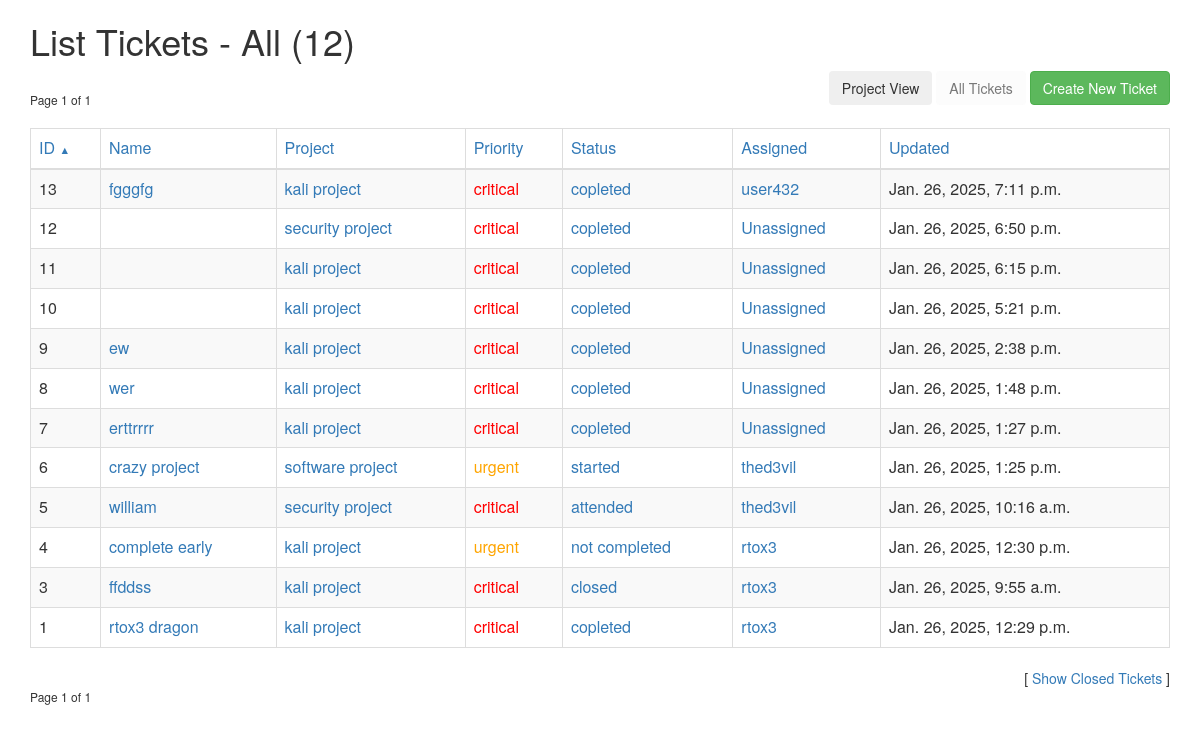
/tickets/ (signed in), run on an earlier commit of the app's database.
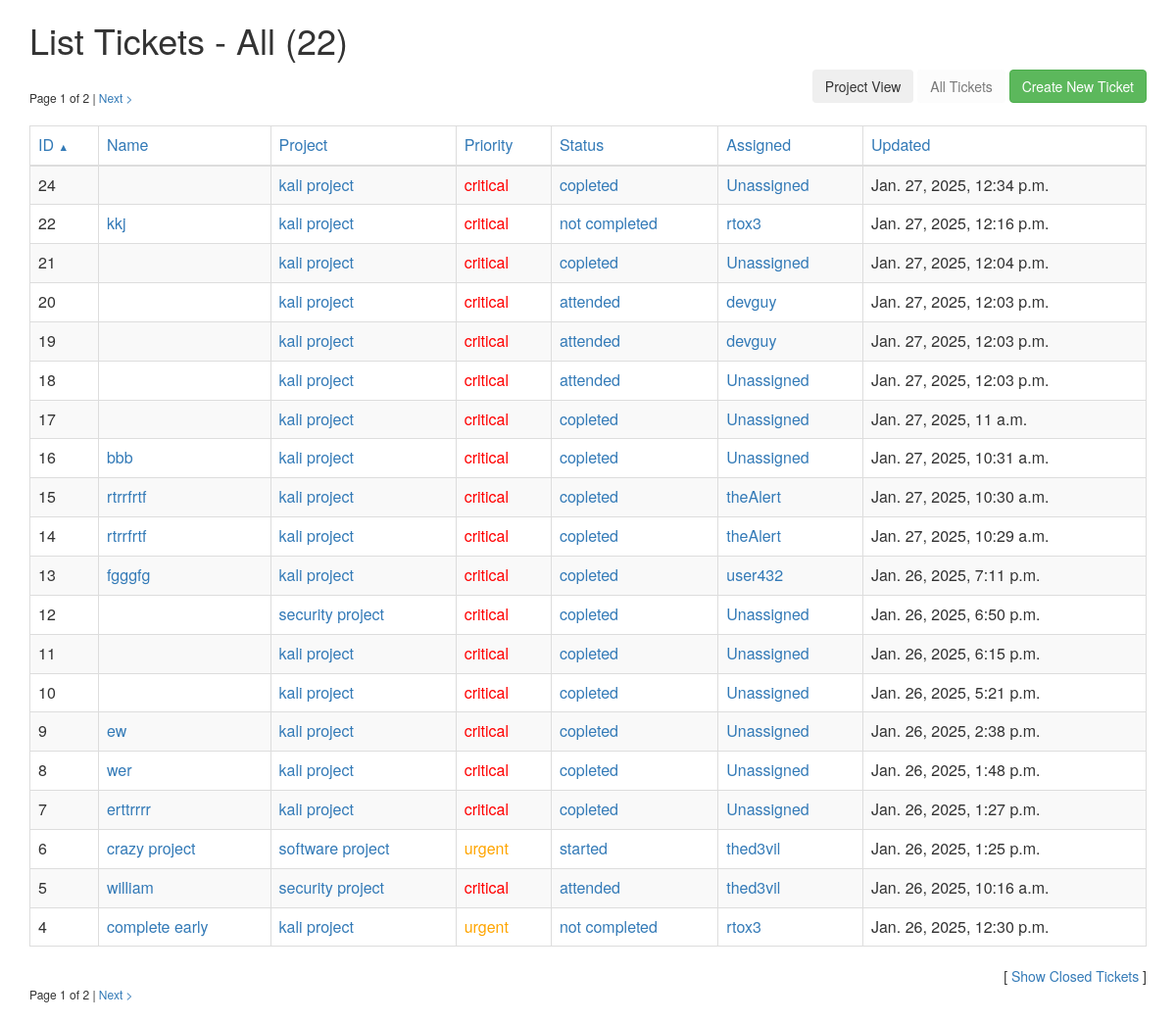
And on a later commit of the database.
### simpleticket/models.py (models this page shows, shortened)
class Ticket(models.Model):
    project = models.ForeignKey(Project, null=True, on_delete=models.CASCADE)
    name = models.CharField(max_length=28)
    desc = models.TextField()
    priority = models.ForeignKey(Priority, on_delete=models.CASCADE)
    status = models.ForeignKey(Status, on_delete=models.CASCADE)  # Use ForeignKey to Status
    creation_time = models.DateTimeField()
    update_time = models.DateTimeField()
    created_by = models.ForeignKey(
        settings.AUTH_USER_MODEL, null=True, related_name='tickets_created', on_delete=models.CASCADE
    )
    assigned_to = models.ForeignKey(
        settings.AUTH_USER_MODEL, null=True, related_name='tickets_assigned', on_delete=models.CASCADE
    )
    time_logged = models.FloatField(default=0)
    class Meta:
        permissions = [
            ('can_view_status', 'Can view ticket status'),
            ('can_change_status', 'Can change ticket status'),
            ('assign_ticket', 'Can assign tickets'),
        ]

class Project(models.Model):
    name = models.CharField(max_length=32)
    is_default = models.BooleanField(default=False)

class Priority(models.Model):
    name = models.CharField(max_length=32)
    value = models.IntegerField()
    is_default = models.BooleanField(default=False)
    display_color = models.TextField(max_length=16, default="#000000")

class Status(models.Model):
    name = models.CharField(max_length=32)
    is_default = models.BooleanField(default=False)
    hide_by_default = models.BooleanField(default=False)
    def __str__(self):
        return self.name

### simpleticket/views.py (the view)
# urls.py: path('', views.view_all, name='view_all'),
@login_required
def view_all(request):
    assigned_filter = request.GET.get("assigned_to")
    created_filter = request.GET.get("created_by")
    priority_filter = request.GET.get("priority")
    status_filter = request.GET.get("status")
    project_filter = request.GET.get("project")
    closed_filter = request.GET.get("show_closed")
    sort_setting = request.GET.get("sort")
    order_setting = request.GET.get("order")
    if not sort_setting:
        sort_setting = "id"
    if not order_setting:
        order_setting = "dsc"
    args = {}
    if assigned_filter and assigned_filter != 'unassigned':
        args['assigned_to'] = assigned_filter
    if assigned_filter and assigned_filter == 'unassigned':
        args['assigned_to__exact'] = None
    if created_filter:
        args['created_by'] = created_filter
    if priority_filter:
        args['priority'] = priority_filter
    if status_filter:
        args['status'] = status_filter
    if project_filter:
        args['project'] = project_filter
    tickets = Ticket.objects.filter(**args)
    if not closed_filter or closed_filter.lower() != "true":
        tickets = tickets.exclude(status__hide_by_default=True)
    sort_filter = sort_setting
    if sort_filter == 'assigned':
        sort_filter = 'assigned_to'
    if sort_filter == 'updated':
        sort_filter = 'update_time'
    if order_setting == 'dsc':
        sort_filter = '-' + sort_filter
    tickets = tickets.order_by(sort_filter)
    try:
        filterArray = []
        if assigned_filter and assigned_filter != 'unassigned':
            assigned = User.objects.get(pk=assigned_filter)
            filterArray.append("Assigned to: " + assigned.username)
        if assigned_filter and assigned_filter == 'unassigned':
            filterArray.append("Assigned to: Unassigned")
        if created_filter:
            created = User.objects.get(pk=created_filter)
            filterArray.append("Assigned to: " + created.username)
        if priority_filter:
            priority = Priority.objects.get(pk=priority_filter)
            filterArray.append("Priority: " + priority.name)
        if status_filter:
            status = Status.objects.get(pk=status_filter)
            filterArray.append("Status: " + status.name)
        if project_filter:
            project = Project.objects.get(pk=project_filter)
            filterArray.append("Project: " + project.name)
        if filterArray:
            filter = ', '.join(filterArray)
        else:
            filter = "All"
        filter_message = None
    except Exception as e:
        filter = "Filter Error"
        filter_message = e
    if tickets.count() < 1:
        filter_message = "No tickets meet the current filtering critera."
    get_dict = request.GET.copy()
    if get_dict.get('show_closed'):
        del get_dict['show_closed']
    if get_dict.get('sort'):
        del get_dict['sort']
    if get_dict.get('order'):
        del get_dict['order']
    base_url = request.path_info + "?" + urlencode(get_dict)
    if closed_filter == 'true':
        show_closed = 'true'
    else:
        show_closed = 'false'
    paginator = Paginator(tickets, 20)
    try: # Make sure page request is an int. If not, deliver first page.
        page = int(request.GET.get('page', '1'))
    except ValueError:
        page = 1
    try:
        tickets = paginator.page(page)
    except (EmptyPage, InvalidPage):
        tickets = paginator.page(paginator.num_pages)
    pairs = []
    for key in request.GET.keys():
        if key != 'page':
            pairs.append(key + "=" + request.GET.get(key))
    if tickets.has_next():
        pairs.append('page=' + str(tickets.next_page_number()))
    else:
        pairs.append('page=0')
    get_params = '&'.join(pairs)
    next_link = request.path + '?' + get_params
    pairs = []
    for key in request.GET.keys():
        if key != 'page':
            pairs.append(key + "=" + request.GET.get(key))
    if tickets.has_previous():
        pairs.append('page=' + str(tickets.previous_page_number()))
    else:
        pairs.append('page=0')
    get_params = '&'.join(pairs)
    prev_link = request.path + '?' + get_params
    return render(request, 'view_all.html', {'tickets': tickets, 'filter': filter,
                                                          'filter_message': filter_message, 'base_url': base_url,
                                                          'next_link': next_link, 'prev_link': prev_link,
                                                          'sort': sort_setting, 'order': order_setting,
                                                          'show_closed': show_closed})

### templates/view_all.html (shortened to what the changed rows need)
{% extends "base.html" %}
{% block pagename %}List Tickets - {{ filter }} ({{ tickets.paginator.count }}){% endblock %}
{% block content %}
    {% if tickets.object_list.count > 0 %}
        <div class="pagination">
            <span class="step-links">
                <span class="current">
                    Page {{ tickets.number }} of {{ tickets.paginator.num_pages }}
                </span>
                {% if tickets.has_next %}
                    | <a href="{{ next_link }}">Next &gt;</a>
                {% endif %}
            </span>
        </div>
    {% endif %}
    <div id="create-ticket-div">
        <button id="project-view-button" class="btn ticket-button">Project View</button>
        <button id="view-all-button" class="btn ticket-button" {% if filter == 'All' %}disabled="disabled"{% endif %}>All Tickets</button>
        <button id="create-ticket-button" class="btn btn-success ticket-button">Create New Ticket</button>
    </div>
    {% if tickets.object_list.count > 0 %}
        <table class="table table-striped table-bordered table-hover">
            <thead>
                <tr class="list-head">
                    <td><a href="{{ base_url }}&show_closed={{ show_closed }}&sort=id{% if sort != 'id' or order == 'dsc' %}&order=asc{% else %}&order=dsc{% endif %}">
                        ID
                        {% if sort == 'id' and order == 'dsc' %}<span style="font-size: 8pt;">&#x25B2;</span>{% endif %}
                    </a></td>
                    <td><a href="{{ base_url }}&show_closed={{ show_closed }}&sort=name{% if sort != 'name' or order == 'dsc' %}&order=asc{% else %}&order=dsc{% endif %}">
                        Name
                    </a></td>
                    <td><a href="{{ base_url }}&show_closed={{ show_closed }}&sort=project{% if sort != 'project' or order == 'dsc' %}&order=asc{% else %}&order=dsc{% endif %}">
                        Project
                    </a></td>
                    <td><a href="{{ base_url }}&show_closed={{ show_closed }}&sort=priority{% if sort != 'priority' or order == 'dsc' %}&order=asc{% else %}&order=dsc{% endif %}">
                        Priority
                    </a></td>
                    <td><a href="{{ base_url }}&show_closed={{ show_closed }}&sort=status{% if sort != 'status' or order == 'dsc' %}&order=asc{% else %}&order=dsc{% endif %}">
                        Status
                    </a></td>
                    <td><a href="{{ base_url }}&show_closed={{ show_closed }}&sort=assigned{% if sort != 'assigned' or order == 'dsc' %}&order=asc{% else %}&order=dsc{% endif %}">
                        Assigned
                    </a></td>
                    <td><a href="{{ base_url }}&show_closed={{ show_closed }}&sort=updated{% if sort != 'updated' or order == 'dsc' %}&order=asc{% else %}&order=dsc{% endif %}">
                        Updated
                    </a></td>
                </tr>
            </thead>
            <tbody>
                {% for ticket in tickets.object_list %}
                    <tr class="{% cycle 'odd' 'even' %}">
                        <td>{{ ticket.id }}</td>
                        <td><a href="/tickets/view/{{ ticket.id }}/">{{ ticket.name }}</a></td>
                        <td><a href="/tickets/?project={{ ticket.project.id }}">{{ ticket.project.name }}</a></td>
                        <td><a href="/tickets/?priority={{ ticket.priority.id }}" style="color: {{ ticket.priority.display_color }};">{{ ticket.priority.name }}</a></td>
                        <td><a href="/tickets/?status={{ ticket.status.id }}">{{ ticket.status }}</a></td>
                        {% if ticket.assigned_to %}
                            <td><a href="/tickets/?assigned_to={{ ticket.assigned_to.id }}">{{ ticket.assigned_to }}</a></td>
                        {% else %}
                            <td><a href="/tickets/?assigned_to=unassigned">Unassigned</a></td>
                        {% endif %}
                        <td>{{ ticket.update_time }}</td>
                    </tr>
                {% endfor %}
            </tbody>
        </table>
        <div class="pagination">
            <span class="step-links">
                <span class="current">
                    Page {{ tickets.number }} of {{ tickets.paginator.num_pages }}
                </span>
                {% if tickets.has_next %}
                    | <a href="{{ next_link }}">Next &gt;</a>
                {% endif %}
            </span>
        </div>
    {% else %}
        <br/><br/>
    {% endif %}
    {% if show_closed == 'true' %}
        <div class="show-closed">[ <a href="{{ base_url }}&show_closed=false&sort={{ sort }}&order={{ order }}">Hide Closed Tickets</a> ]</div>
    {% else %}
        <div class="show-closed">[ <a href="{{ base_url }}&show_closed=true&sort={{ sort }}&order={{ order }}">Show Closed Tickets</a> ]</div>
    {% endif %}
    <br/>
{% endblock %}

What changed in the data, as far as the page shows it:
no longer on this page (row unchanged): Ticket: id "3", name "ffddss", project.name "kali project", priority.name "critical", status "closed", assigned_to "rtox3", update_time "Jan. 26, 2025, 9:55 a.m."
no longer on this page (row unchanged): Ticket: id "1", name "rtox3 dragon", project.name "kali project", priority.name "critical", status "copleted", assigned_to "rtox3", update_time "Jan. 26, 2025, 12:29 p.m."
added Ticket: id "24", project.name "kali project", priority.name "critical", status "copleted", shows "Unassigned", update_time "Jan. 27, 2025, 12:34 p.m."
added Ticket: id "22", name "kkj", project.name "kali project", priority.name "critical", status "not completed", assigned_to "rtox3", update_time "Jan. 27, 2025, 12:16 p.m."
added Ticket: id "21", project.name "kali project", priority.name "critical", status "copleted", shows "Unassigned", update_time "Jan. 27, 2025, 12:04 p.m."
added Ticket: id "20", project.name "kali project", priority.name "critical", status "attended", assigned_to "devguy", update_time "Jan. 27, 2025, 12:03 p.m."
added Ticket: id "19", project.name "kali project", priority.name "critical", status "attended", assigned_to "devguy", update_time "Jan. 27, 2025, 12:03 p.m."
added Ticket: id "18", project.name "kali project", priority.name "critical", status "attended", shows "Unassigned", update_time "Jan. 27, 2025, 12:03 p.m."
added Ticket: id "17", project.name "kali project", priority.name "critical", status "copleted", shows "Unassigned", update_time "Jan. 27, 2025, 11 a.m."
added Ticket: id "16", name "bbb", project.name "kali project", priority.name "critical", status "copleted", shows "Unassigned", update_time "Jan. 27, 2025, 10:31 a.m."
added Ticket: id "15", name "rtrrfrtf", project.name "kali project", priority.name "critical", status "copleted", assigned_to "theAlert", update_time "Jan. 27, 2025, 10:30 a.m."
added Ticket: id "14", name "rtrrfrtf", project.name "kali project", priority.name "critical", status "copleted", assigned_to "theAlert", update_time "Jan. 27, 2025, 10:29 a.m."
Also different on the page:
{{ tickets.paginator.count }}: "12" → "22"
{{ tickets.paginator.num_pages }}: "1" → "2"
text now shown: "| Next > | Next >"
